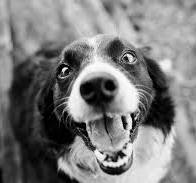
#> input picture image_processing_1/doggy.jpeg, 196 x 183 px
$ python ip1_code3.py
#> lines starting #> are read from the running program, lines starting #| are printed output that depends on the picture; after the words box and inside, x2 and y2 are one past the last pixel; in counts of white or black regions, pixels touching at a corner belong together
import cv2
import matplotlib.pyplot as plt
import numpy as np

# Load the grayscale image
gray_image = cv2.imread('doggy.jpeg', cv2.IMREAD_GRAYSCALE)
#> gray_image is the input picture: shape (183, 196); min 0, max 255, mean 123.9

# Compute histogram
histogram, _ = np.histogram(gray_image, bins=256, range=(0, 256))
#> histogram = 256 values, max 364 at index 0, min 8 at index 254, mean 140.1

# Normalize histogram
histogram = histogram.astype(float) / sum(histogram)
#> histogram = 256 values, max 0.0101 at index 0, min 0.000223 at index 254, mean 0.00391

# Variables for thresholding
total_pixels = len(gray_image.ravel())
#> total_pixels = 35868
sum_total = np.sum(np.arange(256) * histogram)
#> sum_total = 123.9

max_variance = 0
threshold = 0

# Iterate through all possible thresholds
for t in range(256):
    # Class probabilities
    w0 = np.sum(histogram[:t])
    w1 = np.sum(histogram[t:])

    if w0 == 0 or w1 == 0:
        continue

    # Class means
    mu0 = np.sum(np.arange(t) * histogram[:t]) / w0
    mu1 = np.sum(np.arange(t, 256) * histogram[t:]) / w1

    # Class variances
    variance = w0 * w1 * ((mu0 - mu1) ** 2)

    # Update threshold if variance is maximum
    if variance > max_variance:
        max_variance = variance
        threshold = t
#> this loop made 256 passes
#> (w0, w1, mu0, mu1, variance, max_variance) on passes 2 to 13: (0.0101, 0.99, 0, 125.2, 157.5, 157.5), (0.0139, 0.986, 0.268, 125.7, 214.9, 214.9), (0.0188, 0.981, 0.721, 126.3, 290.4, 290.4), (0.0241, 0.976, 1.23, 127, 372.2, 372.2), (0.0283, 0.972, 1.64, 127.5, 435.6, 435.6), (0.0319, 0.968, 2.01, 128, 489.4, 489.4), (0.0359, 0.964, 2.46, 128.5, 549.3, 549.3), (0.0395, 0.961, 2.87, 128.9, 602.5, 602.5), (0.0436, 0.956, 3.36, 129.4, 662.6, 662.6), (0.0471, 0.953, 3.78, 129.9, 714.4, 714.4), (0.0511, 0.949, 4.26, 130.4, 771.4, 771.4), (0.055, 0.945, 4.75, 130.9, 827.5, 827.5)
#> (w0, w1) on pass 1: (0, 1)
#> after the loop, max_variance = 3893.5; threshold = 110

# Apply thresholding to create binary image
binary_image = np.where(gray_image >= threshold, 255, 0).astype(np.uint8)
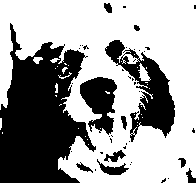
#> binary_image: shape (183, 196); 61.5% white; 43 black regions (32 under 20 px), largest, box (x1, y1, x2, y2) and area: (0, 23, 96, 183) 9087, (105, 40, 175, 142) 2617, (80, 77, 117, 135) 1326

# Plot histogram of the image with threshold line
plt.figure(figsize=(10, 6))
plt.bar(range(len(histogram)), histogram, width=1.0, color='b')
plt.axvline(x=threshold, color='r', linestyle='--', linewidth=2, label='Threshold')
plt.xlabel('Intensity Bins')
plt.ylabel('Frequency')
plt.title('Intensity Distribution of the Given Image')
plt.legend()
plt.show()
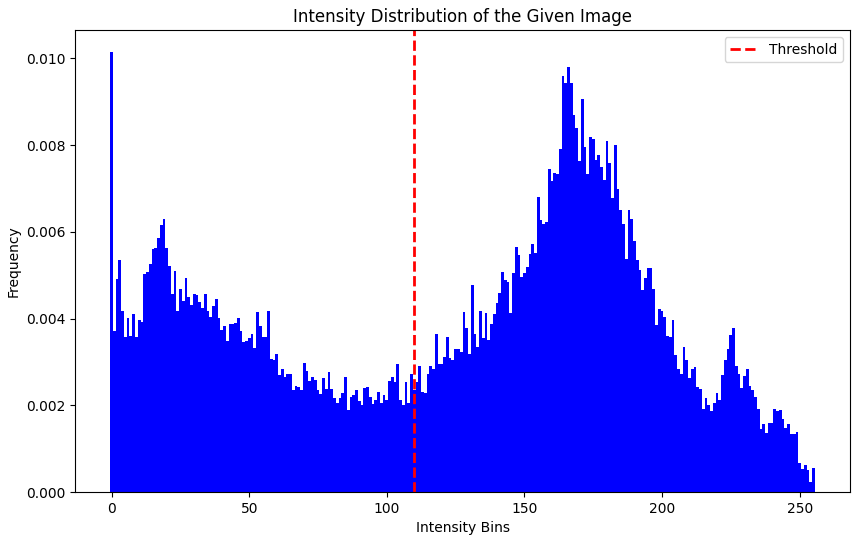
#> figure drawn by matplotlib, 1 panel; tallest bar 0.0101 high, from x = -0.5 to 0.5

# Display the original and binary images
cv2.imshow('Grayscale Image', gray_image)
cv2.imshow('Binary Image (Otsu Thresholding)', binary_image)
cv2.waitKey(0)
cv2.destroyAllWindows()

$ run again, with image_processing_1/col.jpg copied over image_processing_1/doggy.jpeg
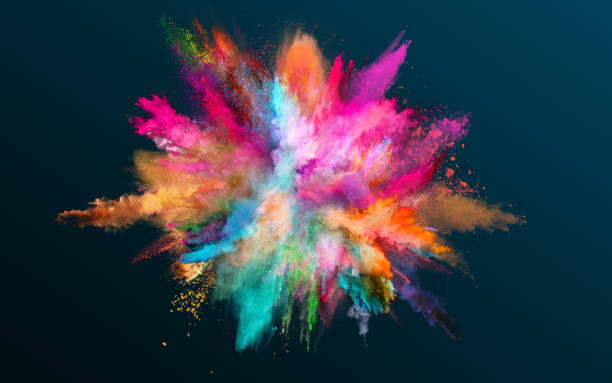
#> input picture image_processing_1/col.jpg, 612 x 383 px
#> `histogram, _ = np.histogram(gray_image, bins=256, range=(0, 256))`: histogram = 256 values, max 9988 at index 16, min 0 at index 245, mean 915.6
#> `histogram = histogram.astype(float) / sum(histogram)`: histogram = 256 values, max 0.0426 at index 16, min 0 at index 245, mean 0.00391
#> total_pixels = 234396
#> sum_total = 58.28
#> the loop `for t in range(256):` made 256 passes
#> (w0, w1, mu0, mu1, variance, max_variance) on passes 2 to 9: (5.55e-05, 1, 0, 58.28, 0.188, 0.188), (7.25e-05, 1, 0.235, 58.28, 0.244, 0.244), (9.39e-05, 1, 0.636, 58.28, 0.312, 0.312), (0.000115, 1, 1.07, 58.29, 0.377, 0.377), (0.000149, 1, 1.74, 58.29, 0.477, 0.477), (0.000218, 1, 2.76, 58.29, 0.671, 0.671), (0.00029, 1, 3.57, 58.29, 0.868, 0.868), (0.000388, 1, 4.44, 58.3, 1.13, 1.13)
#> after the loop `for t in range(256):`: max_variance = 2030.7; threshold = 86
#> `binary_image = np.where(gray_image >= threshold, 255, 0).astype(np.uin..`:
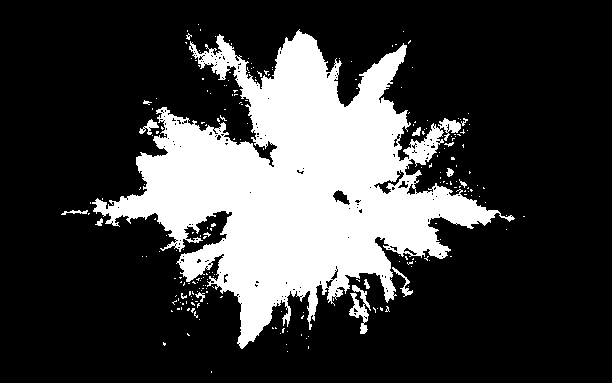
#> binary_image: shape (383, 612); 24.1% white; 230 white regions (216 under 20 px), largest, box (x1, y1, x2, y2) and area: (92, 29, 515, 349) 54698, (349, 285, 371, 334) 429, (392, 267, 413, 297) 130
#> `plt.show()`:
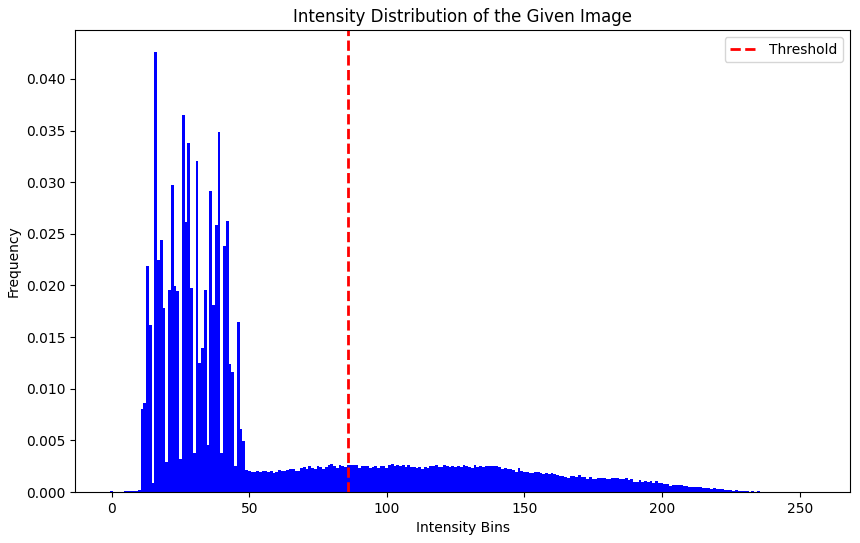
#> figure drawn by matplotlib, 1 panel; tallest bar 0.0426 high, from x = 15.5 to 16.5
